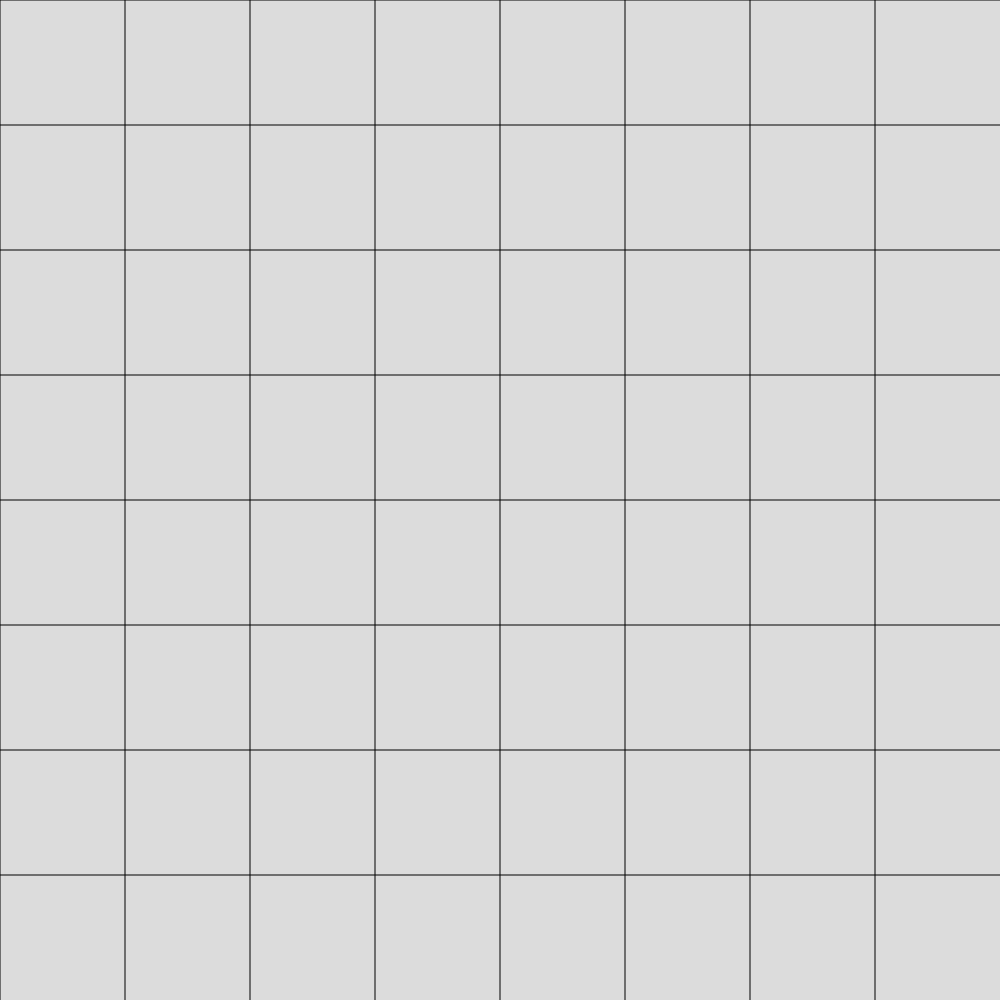
Frame 1 (no input)
Frame 60 (no input): identical to frame 1, image omitted
Frame 120 (the mouse pressed at the canvas centre since frame 60): identical to frame 1, image omitted

The p5.js sketch that drew this single still picture (run headless with seeded random() and noise() and a simulated clock; from frame 60 on, the mouse is pressed at the canvas centre):

// p5.js sketch
// ── sketch.js
let grid = [],
  selectedGate = null,
  lines = [], gridSize = 8,
  gateTypes = ["NOT", "AND", "OR", "NAND", "NOR", "XOR", "XNOR"],
  gateType = "AND",
  gatesHeight, gatesWidth;

function setup() {
  createCanvas(
    windowWidth < windowHeight ? windowWidth : windowHeight,
    windowWidth < windowHeight ? windowWidth : windowHeight
  );
  gatesHeight = height / gridSize / 2;
  gatesWidth = width / gridSize / 4 * 3;
  for (let i = 0; i < gridSize; i++) {
    grid.push([]);
    for (let j = 0; j < gridSize; j++) {
      grid[i].push(new LogicalGate(i, j, ""));
    }
  }
}

function draw() {
  background(220);
  for (let line of lines) {
    line.display();
  }
  for (let gateArray of grid) {
    for (let gate of gateArray) {
      gate.display();
    }
  }
  showGrid();
}


function mouseClicked() {
  let x = Math.floor(mouseX / (width / gridSize));
  let y = Math.floor(mouseY / (height / gridSize));
  if (grid[x][y].operation == "") {
    grid[x][y] = new LogicalGate(x, y, gateType);
    selectedGate = null;
    return;
  }
  if (selectedGate == null) {
    for (let i = 0; i < grid.length; i++) {
      for (let j = 0; j < grid[i].length; j++) {
        if (
          grid[i][j].x * width / gridSize <= mouseX &&
          grid[i][j].x * width / gridSize + width / gridSize >= mouseX &&
          grid[i][j].y * height / gridSize <= mouseY &&
          grid[i][j].y * height / gridSize + height / gridSize >= mouseY
        ) {
          selectedGate = grid[i][j];
          return;
        }
      }
    }
  } else {
    for (let i = 0; i < grid.length; i++) {
      for (let j = 0; j < grid[i].length; j++) {
        if (
          grid[i][j] !== selectedGate &&
          grid[i][j].x * width / gridSize <= mouseX &&
          grid[i][j].x * width / gridSize + width / gridSize >= mouseX &&
          grid[i][j].y * height / gridSize <= mouseY &&
          grid[i][j].y * height / gridSize + height / gridSize >= mouseY
        ) {
          lines.push(new Connection(selectedGate, grid[i][j]));
          selectedGate = null;
          return;
        }
      }
    }
  }
}

class Connection {
  constructor(startGate, endGate) {
    this.startGate = startGate;
    this.endGate = endGate;
  }

  display() {
    console.log();
    line(this.startGate.x * width / gridSize + width / gridSize / 2, this.startGate.y * height / gridSize  + height / gridSize / 2 , this.endGate.x * width / gridSize + width / gridSize / 2, this.endGate.y * height / gridSize + height / gridSize / 2);
  }
}

class LogicalGate {
  constructor(x, y, operation) {
    this.x = x;
    this.y = y;
    this.color = operation == "AND" ? "yellow" : operation == "OR" ? "green" : operation == "NOT" ? "red" : operation == "NAND" ? "orange" : operation == "NOR" ? "blue" : operation == "XOR" ? "purple" : "pink";
    this.operation = operation;
  }

  display() {
    if (this.operation == "") {
      return;
    }
    fill(this.color);
    rect(this.x * width / gridSize + width / gridSize / 4 / 2, this.y * height / gridSize + height / gridSize / 4, gatesWidth, gatesHeight);
    textAlign(CENTER, CENTER);
    fill(0);
    text(this.operation, this.x * width / gridSize + gatesWidth / 2 + width / gridSize / 4 / 2, this.y * height / gridSize + gatesHeight / 2 + height / gridSize / 4);
  }
}

function keyPressed() {
  if (keyCode <= 51 && keyCode >= 49) {
    gateType = gateTypes[keyCode - 49];
  }
}


function showGrid() {
  for (let i = 0; i < gridSize; i++) {
    line(i * width / gridSize, 0, i * width / gridSize, height);
    line(0, i * height / gridSize, width, i * height / gridSize);
  }
}
